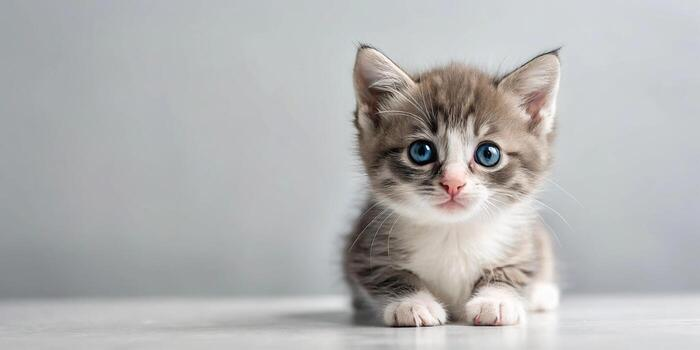
#> input picture Photos/cat.jpg, 700 x 350 px, found by its file name
$ python thresh.py
#> lines starting #> are read from the running program, lines starting #| are printed output that depends on the picture; after the words box and inside, x2 and y2 are one past the last pixel; in counts of white or black regions, pixels touching at a corner belong together
import cv2 as cv

img = cv.imread('Photos/cat.jpg')
#> img is the input picture: shape (350, 700, 3); mean B, G, R 179.9, 179.9, 180
cv.imshow('Cats', img)

gray = cv.cvtColor(img, cv.COLOR_BGR2GRAY)
cv.imshow('Gray', gray)

# Simple Thresholding
threshold, thresh = cv.threshold(gray, 150, 255, cv.THRESH_BINARY)
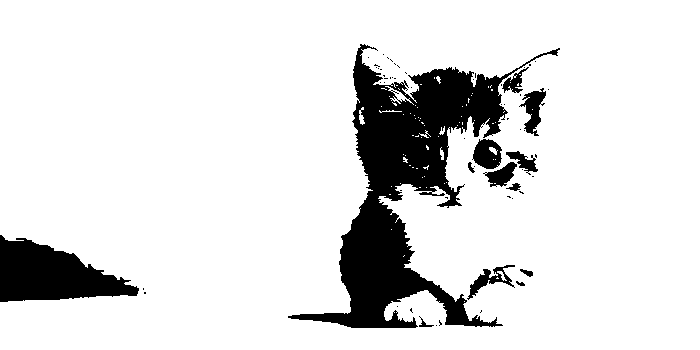
#> thresh: shape (350, 700); 87.4% white; 62 black regions (49 under 20 px), largest, box (x1, y1, x2, y2) and area: (288, 44, 560, 328) 22171, (0, 235, 139, 302) 5625, (472, 139, 502, 169) 629
cv.imshow('Simple Thresholded', thresh)

# Inverse Thresholding
threshold, thresh_inv = cv.threshold(gray, 150, 255, cv.THRESH_BINARY_INV)
cv.imshow('Simple Thresholded Inverse', thresh_inv)

# Adaptive Thresholding
adaptive_thresh = cv.adaptiveThreshold(gray, 255, cv.ADAPTIVE_THRESH_GAUSSIAN_C, cv.THRESH_BINARY_INV, 15, 11)
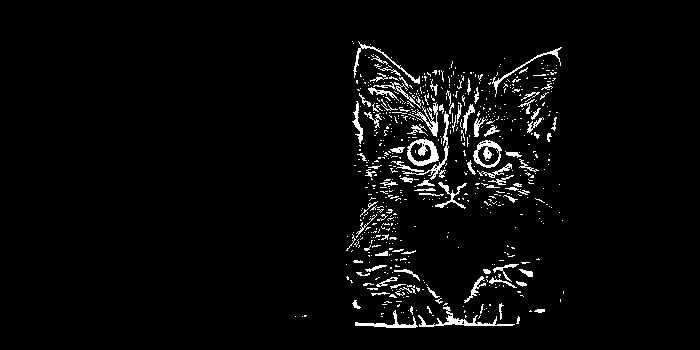
#> adaptive_thresh: shape (350, 700); 3.5% white in thin lines or dots, all inside (x1, y1, x2, y2) = (295, 41, 564, 328)
cv.imshow('Adaptive Thresholding', adaptive_thresh)

cv.waitKey(0) & 0xFF==ord('q')

$ run again, with Photos/boston.jpg copied over Photos/cat.jpg
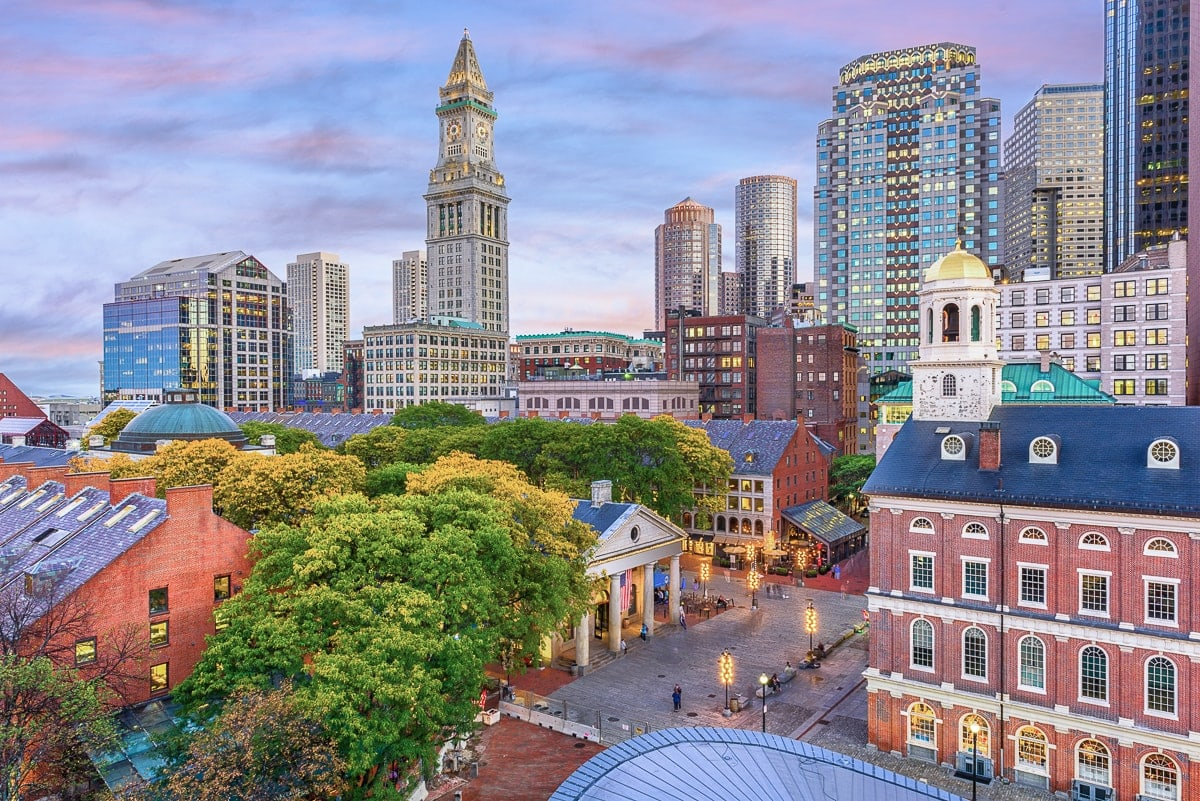
#> input picture Photos/boston.jpg, 1200 x 801 px, found by its file name
#> img is the input picture: shape (801, 1200, 3); mean B, G, R 146.5, 138.2, 140.9
#> `threshold, thresh = cv.threshold(gray, 150, 255, cv.THRESH_BINARY)`:
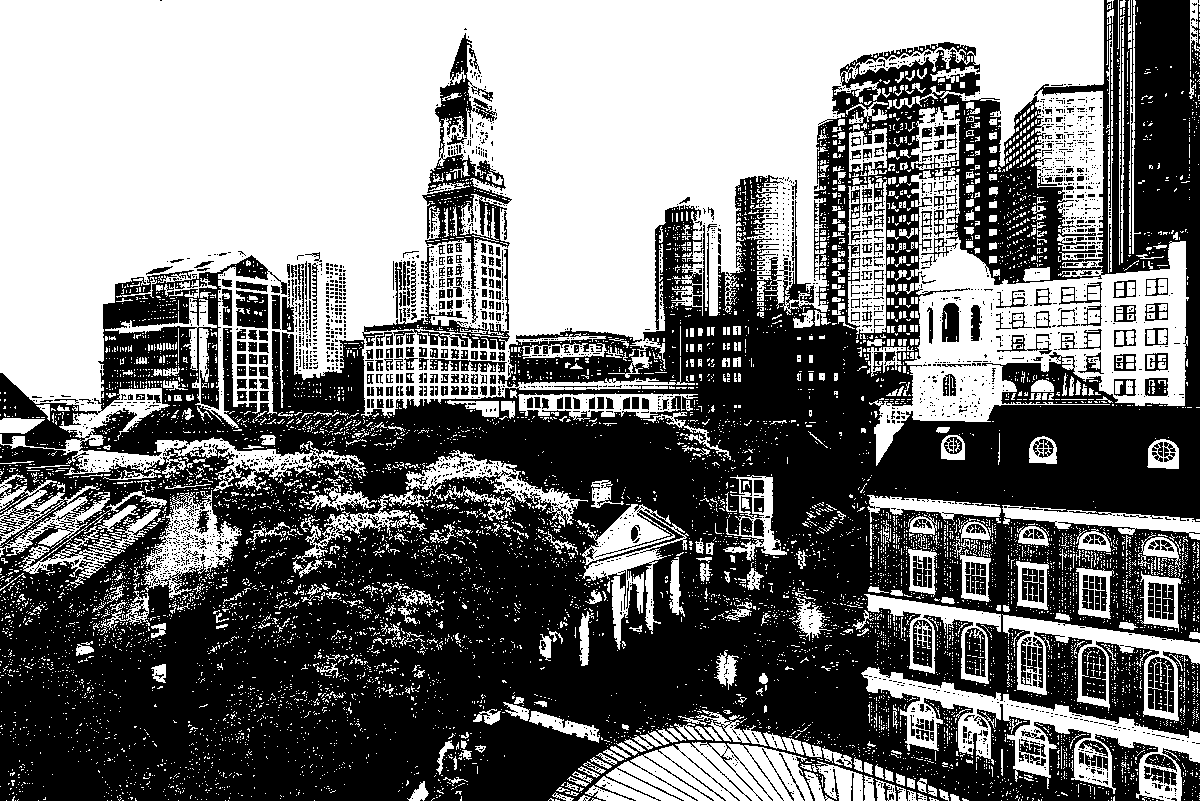
#> thresh: shape (801, 1200); 47.8% white; 9017 white regions (8382 under 20 px), largest, box (x1, y1, x2, y2) and area: (0, 0, 1104, 491) 293233, (869, 170, 1189, 466) 28775, (861, 667, 1200, 801) 11490
#> `adaptive_thresh = cv.adaptiveThreshold(gray, 255, cv.ADAPTIVE_THRESH_G..`:
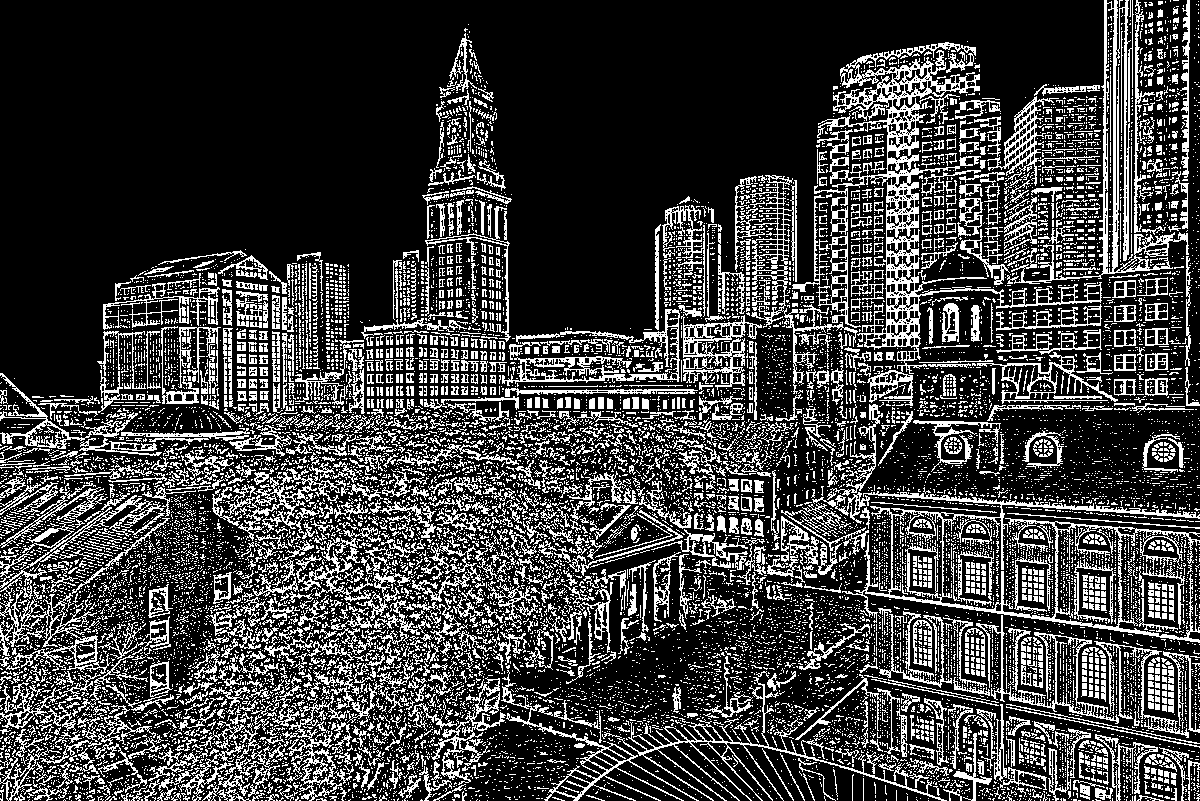
#> adaptive_thresh: shape (801, 1200); 24.4% white in thin lines or dots
